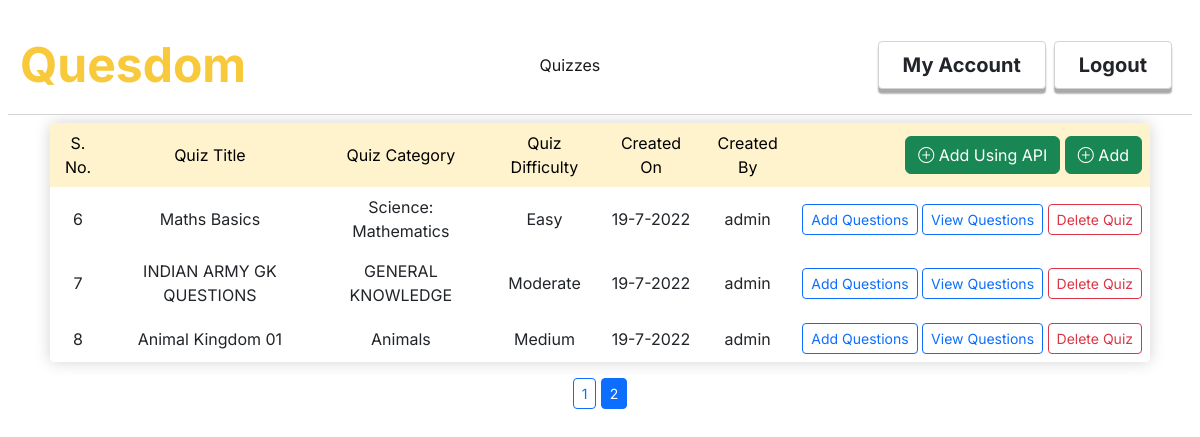
The page /indexquiz?page=2 (signed in) on the database as committed earlier.
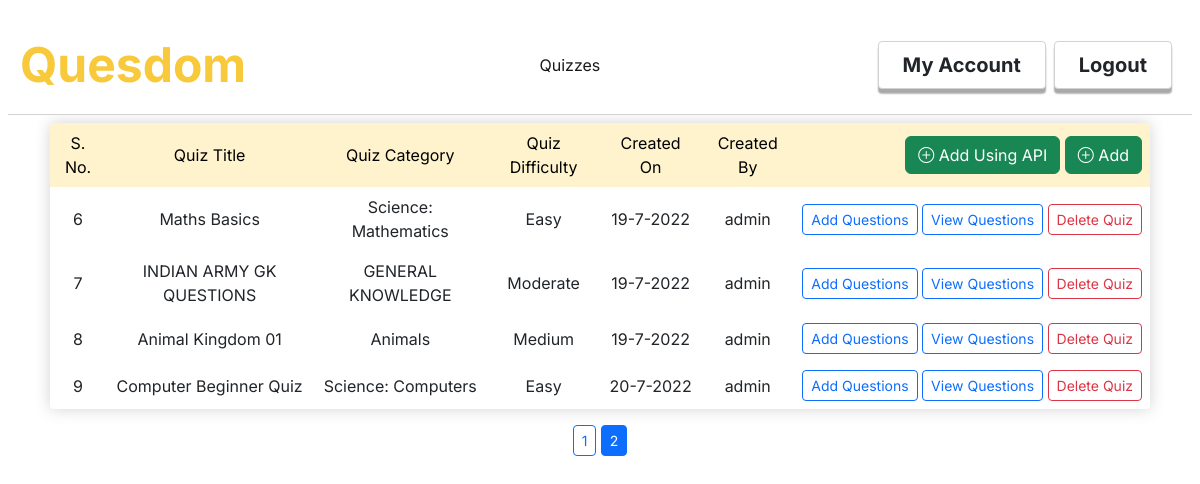
The same page on the database as committed later.
### quesdom/models.py (models this page shows, shortened)
class Quizzes(db.Model):
    id = db.Column(db.Integer, primary_key = True)
    quiz_title = db.Column(db.String(30), nullable= False)
    quiz_description = db.Column(db.String(200), nullable=False)
    quiz_category = db.Column(db.String(20), nullable=False)
    quiz_difficulty = db.Column(db.String(10), nullable=False)
    date_created = db.Column(db.DateTime, nullable=False, default=datetime.utcnow)
    author = db.Column(db.Integer, db.ForeignKey('users.id'), nullable=False)
    created_by = db.relationship('Users',backref='created_by',lazy=True)
    questions = db.relationship('Questions',backref='contains',cascade="all, delete-orphan",lazy=True)

class Users(db.Model, UserMixin):
    id = db.Column(db.Integer, primary_key = True)
    username = db.Column(db.String(30), unique=True, nullable= False)
    email = db.Column(db.String(50), unique=True,nullable=False)
    password = db.Column(db.String(60), nullable=False)
    role = db.Column(db.String(20), nullable=False)
    answers = db.relationship('Answers',backref='answers',lazy=True)
    quizzes = db.relationship('Quizzes',backref='quizzes',lazy=True)

### quesdom/routes.py (the view)
@app.route('/indexquiz')
@login_required
def indexquiz():
    if not current_user.role == 'Admin':
        flash('You must be an admin to access this page!',category='info')
        return redirect('home')
    if Quizzes.query.filter_by().count() == 0:
        flash('No quizzes found, please add a quiz!','info')
        return redirect('home')
    page = request.args.get('page',1,int)
    quizzes = Quizzes.query.paginate(per_page = 5,page=page)
    return render_template('indexquiz.html',title='All Quizzes',quizzes = quizzes)

### quesdom/models.py (called while the page is built)
@login_manager.user_loader
def load_user(user_id):
    return Users.query.get(int(user_id))

### quesdom/templates/indexquiz.html
{%extends "layout.html"%}
{%block content%}
<div class="row overflow-auto p-4 p-md-2">
    <div class="col" >
        <table class="table table-borderless mytable text-center rounded-1 overflow-hidden">
            <tr class="table-warning" valign="middle">
                <td>
                    S. No.
                </td>
                <td>
                    Quiz Title
                </td>
                <td>
                    Quiz Category
                </td>
                <td>
                    Quiz Difficulty
                </td>
                <td>
                    Created On
                </td>
                <td>
                    Created By
                </td>
                <td class="text-end">
                    <a class="btn btn-success" href="{{url_for('createquizfromapi')}}"><i class="bi bi-plus-circle"></i> Add Using API</a>
                    <a class="btn btn-success" href="{{url_for('createquiz')}}"><i class="bi bi-plus-circle"></i> Add</a>
                </td>
            </tr>
            {%for quiz in quizzes.items%}
                <tr valign="middle">
                    <td>
                        {{loop.index+((quizzes.page-1)*quizzes.per_page)}}
                    </td>
                    <td>
                        {{quiz.quiz_title}}
                    </td>
                    <td>
                        {{quiz.quiz_category}}
                    </td>
                    <td>
                        {{quiz.quiz_difficulty}}
                    </td>
                    <td>
                        {{quiz.date_created.day}}-{{quiz.date_created.month}}-{{quiz.date_created.year}}
                    </td>
                    <td>
                        {{quiz.created_by.username}}
                    </td>
                    <td class="text-nowrap text-end">
                        <a class="btn btn-outline-primary btn-sm" href="{{url_for('createquestion',quiz_id=quiz.id)}}">Add Questions</a>
                        <a class="btn btn-outline-primary btn-sm" href="{{url_for('indexquestions',quiz_id=quiz.id)}}">View Questions</a>
                        <a class="btn btn-outline-danger btn-sm" href="{{url_for('deletequiz',quiz_id=quiz.id)}}">Delete Quiz</a>
                    </td>
                </tr>
            {%endfor%}
        </table>
        <div class="page-links text-center">
            {% for page_num in quizzes.iter_pages() %}
            {% if page_num %}
                {% if quizzes.page == page_num %}
                    <a class="active btn btn-outline-primary btn-sm" href="{{url_for('indexquiz',page=page_num)}}">{{page_num}}</a>
                {% else %}
                    <a class="btn btn-outline-primary btn-sm" href="{{url_for('indexquiz',page=page_num)}}">{{page_num}}</a>
                {% endif %}
            {% else %}
                <span class="btn btn-outline-primary btn-sm">...</span>
            {% endif %}
        {% endfor %}
        </div>
    </div>
</div>
{%endblock%}

### quesdom/templates/layout.html (shortened to what this page needs)
<!DOCTYPE html>
<html lang="en">
  <head>
    <link rel="stylesheet" href="./static/styles.css"/>
    <link rel="stylesheet" href="https://cdn.jsdelivr.net/npm/bootstrap-icons@1.8.3/font/bootstrap-icons.css">
    <link href="https://cdn.jsdelivr.net/npm/bootstrap@5.2.0-beta1/dist/css/bootstrap.min.css" rel="stylesheet">
    <link href="https://cdn.jsdelivr.net/npm/bootstrap@5.2.0-beta1/dist/css/bootstrap.min.css" rel="stylesheet">
  </head>
  <body  style="font-family: Inter;" onload="adjustLoginBtn();" background="../static/bubble.png">
    <nav class="mt-3 mx-2 navbar navbar-expand-lg">
      <div class="container-fluid">
        <a class="navbar-brand fw-bolder" href="{{url_for('home')}}"><span class="brand-text">Quesdom</span></a>
        <div class="collapse navbar-collapse" id="navbarSupportedContent">
          <ul class="ms-auto navbar-nav me-auto mb-2 mb-lg-0">
            {%if current_user.is_authenticated %}
                      {%if current_user.role == 'Admin'%}
                      <li class="nav-item ">
                        <a class="nav-link active text-center" aria-current="page" href="{{url_for('indexquiz')}}">Quizzes</a>
                      </li>
                      {%endif%}
          {%endif%}
          </ul>
            {% if current_user.is_authenticated %}
              <div class="login-btn d-flex justify-content-center">
                <a style="border: 1px solid lightgrey; transition: 0.2s;" class="bg-white login-btn-inner fw-bold px-4 py-2  text-dark btn fs-5 rounded-1 me-2" type="button" href="{{url_for('account')}}">My Account</a>
                <a style="border: 1px solid lightgrey; transition: 0.2s;" class="bg-white login-btn-inner fw-bold px-4 py-2 btn text-dark fs-5 rounded-1 me-2" type="button" href="{{url_for('logout')}}">Logout</a>
              </div>
            {%endif%}
      </div>
    </nav>
    <div class="container">
        {%block content%}{%endblock%}
    </div>
  </body>
</html>

### quesdom/static/styles.css (style rules this page uses)
:root { --main-color: rgb(248,201,59); }
.nav-link { border-bottom: 2px solid darkgrey; }
.brand-text { font-size: 3rem; color: var(--main-color); }
.login-btn-inner { box-shadow: 0 0.3rem 0.1rem 0 darkgrey; }
.mytable { box-shadow: 0 0 1rem 0 lightgrey; }
@media (max-width: 1200px) { .nav-link { border-bottom: none; } }
@media (max-width: 1200px) { .navbar { border-bottom: 1px solid lightgrey; } }

Rows that differ between the two databases and show on the page:
added Quizzes: quiz_title "Computer Beginner Quiz", quiz_category "Science: Computers", quiz_difficulty "Easy", date_created.day "20", date_created.month "7", date_created.year "2022", created_by.username "admin"
